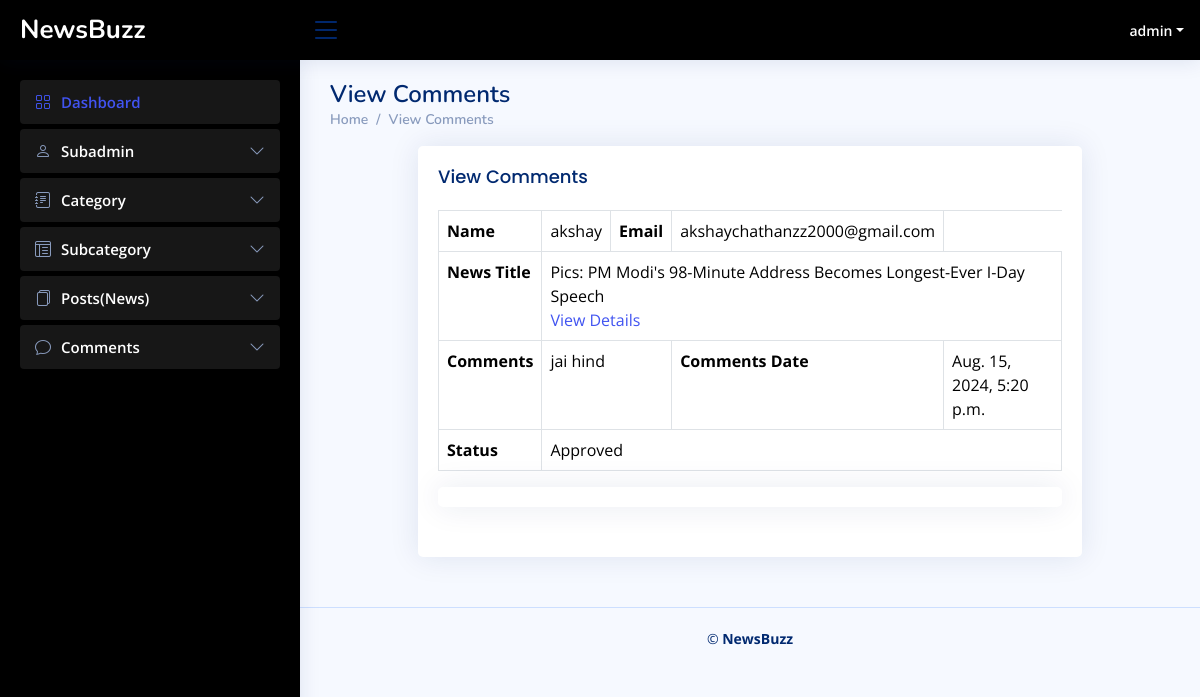
Page /viewcomment/6/ (signed in) on the committed database.
### newsapp/models.py (models this page shows, shortened)
class Comments(models.Model):
    news_id = models.ForeignKey(News, on_delete=models.CASCADE)
    comment = models.TextField()
    name = models.CharField(max_length=250)
    email = models.CharField(max_length=250)
    status = models.CharField(max_length=250,blank=True)
    posted_date= models.DateTimeField(auto_now_add=True)
    updated_at = models.DateTimeField(auto_now=True)

class News(models.Model):
    cat_id=models.ForeignKey(Category,on_delete=models.CASCADE)
    sub_id=models.ForeignKey(Subcategory,on_delete=models.CASCADE)
    newstitle=models.TextField(blank=True)
    newsdetails=models.TextField(blank=True)
    newsimage=models.ImageField(upload_to='media/news')
    status=models.CharField(max_length=100)
    news_post_date=models.DateTimeField(auto_now_add=True)
    news_update_date=models.DateTimeField(auto_now=True)

### newsportalprj/adminviews.py (the view)
# urls.py: path('viewcomment/<int:id>/',adminviews.viewcomment,name='viewcomment'),
@login_required(login_url = 'index')
def viewcomment(request,id):
    comment=Comments.objects.filter(id=id)
    context={
        'com':comment
    }
    return render(request,'admin/viewcomment.html',context)

### templates/admin/viewcomment.html (shortened to what this page needs)
{% extends 'base.html' %}
{% block content %}
  <div class="pagetitle">
      <h1>View Comments</h1>
      <nav>
        <ol class="breadcrumb">
          <li class="breadcrumb-item"><a href="{% url 'dashboard' %}">Home</a></li>
          <li class="breadcrumb-item">View Comments</li>
        </ol>
      </nav>
    </div>
    <section class="section">
      <div class="row">
        <div class="col-lg-12" style="padding-left: 100px;padding-right: 100px;">
          <div class="card">
            <div class="card-body">
              <h5 class="card-title">View Comments</h5>
              <table id="example2" class="table table-bordered table-hover">
                {% for i in com %}
                <tr>
                    <th>Name</th>
                       <td colspan="3">{{i.name }}</td>
                       <th>Email</th>
                       <td>{{i.email }}</td>
                       </tr>
<tr>
                    <th>News Title</th>
                       <td colspan="8">{{i.news_id.newstitle }}<br />
                        <a href="{% url 'view_newsdetails' i.news_id.id %}" target="_blank">View Details</a>
                       </td>
                       </tr>
                       <tr>
                    <th>Comments</th>
                       <td colspan="4">{{i.comment}}</td>
                    <th>Comments Date</th>
                       <td colspan="4">{{i.posted_date }}</td>
                     </tr>
                       <tr>
<th>Status</th>
<td colspan="8"> {% if i.status %}
    {% if i.status == 'Approved' %}
       Approved
    {% elif i.status == 'Unapproved' %}
       Unapproved
    {% endif %}
{% else %}
    Not Action Taken Yet
{% endif %}</td>
</tr>
              </table>
              <div class="card">
                <div class="card-body">
                </div>
              </div>
{% endfor %}
            </div>
          </div>
        </div>
      </div>
    </section>  {% endblock %}

### static/assets/css/style.css (style rules this page uses)
:root { scroll-behavior: smooth; }
body { font-family: "Open Sans", sans-serif; background: #f6f9ff; color: #444444; }
a { color: #4154f1; text-decoration: none; }
h1, h2, h3, h4, h5, h6 { font-family: "Nunito", sans-serif; }
.pagetitle { margin-bottom: 10px; }
.pagetitle h1 { font-size: 24px; margin-bottom: 0; font-weight: 600; color: #012970; }
.card { margin-bottom: 30px; border: none; border-radius: 5px; box-shadow: 0px 0 30px rgba(1, 41, 112, 0.1); }
.card-title { padding: 20px 0 15px 0; font-size: 18px; font-weight: 500; color: #012970; font-family: "Poppins", sans-serif; }
.card-body { padding: 0 20px 20px 20px; }
.breadcrumb { font-size: 14px; font-family: "Nunito", sans-serif; color: #899bbd; font-weight: 600; }
.breadcrumb a { color: #899bbd; transition: 0.3s; }
.breadcrumb .breadcrumb-item::before { color: #899bbd; }

### rows in the picture
Comments: name "akshay", email "akshaychathanzz2000@gmail.com", news_id.newstitle "Pics: PM Modi's 98-Minute Address Becomes Longest-Ever I-Day Speech", comment "jai hind", posted_date "Aug. 15, 2024, 5:20 p.m.", status "Approved"
